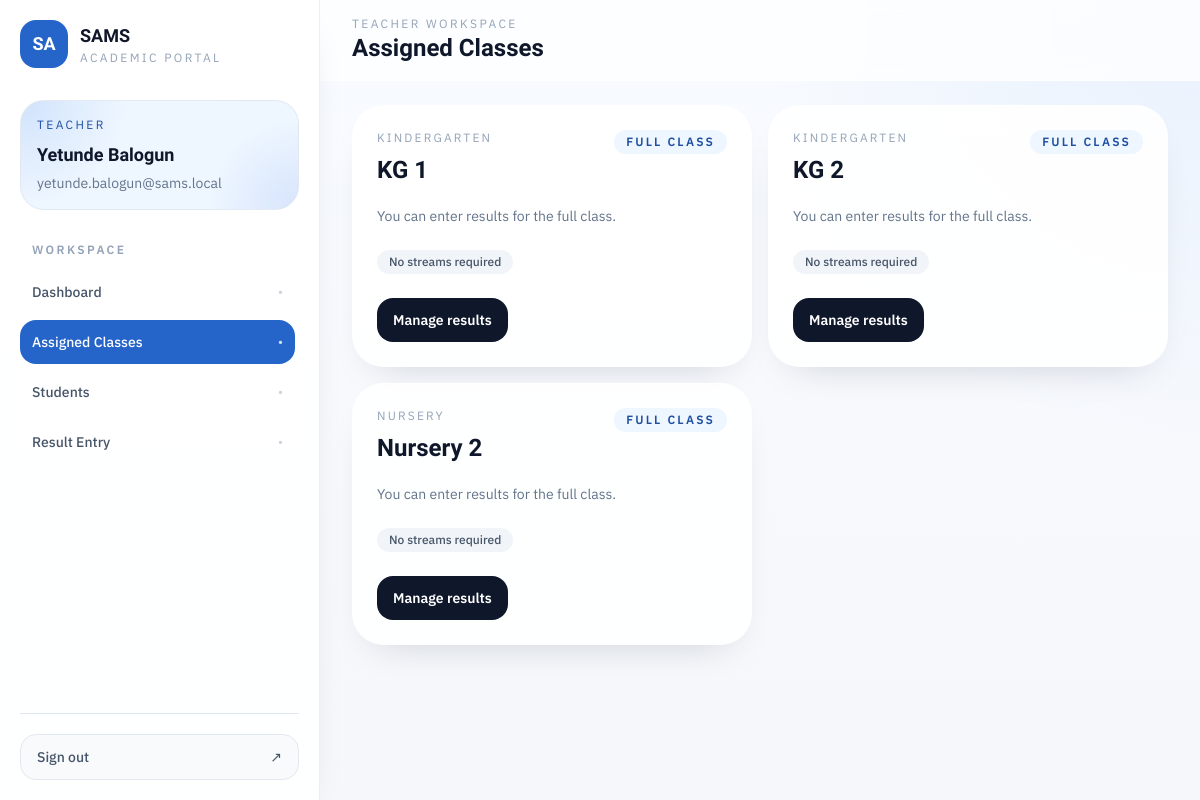
Page /teacher/classes (signed in) on the committed database.
### app/models/user.py (models this page shows, shortened)
class User(UserMixin, db.Model):
    __tablename__ = "users"
    id = db.Column(db.Integer, primary_key=True)
    username = db.Column(db.String(80), unique=True, nullable=False, index=True)
    full_name = db.Column(db.String(150), nullable=False)
    email = db.Column(db.String(255), unique=True, nullable=False, index=True)
    password_hash = db.Column(db.String(255), nullable=False)
    role = db.Column(db.String(20), nullable=False, index=True)
    is_active = db.Column(db.Boolean, nullable=False, default=True)
    created_at = db.Column(
        db.DateTime, nullable=False, default=lambda: datetime.now(timezone.utc)
    )
    student_profile = db.relationship(
        "Student", back_populates="user", uselist=False, lazy="select"
    )
    teacher_profile = db.relationship(
        "Teacher", back_populates="user", uselist=False, lazy="select"
    )
    uploaded_results = db.relationship(
        "Result",
        back_populates="uploaded_by_user",
        foreign_keys="Result.uploaded_by_user_id",
        lazy="dynamic",
    )
    overridden_results = db.relationship(
        "Result",
        back_populates="overridden_by_user",
        foreign_keys="Result.overridden_by_user_id",
        lazy="dynamic",
    )
    __table_args__ = (
        db.CheckConstraint(
            "role IN ('admin', 'teacher', 'student')", name="ck_users_role"
        ),
    )

### app/models/class_.py (models this page shows, shortened)
class Class(db.Model):
    __tablename__ = "classes"
    id = db.Column(db.Integer, primary_key=True)
    name = db.Column(db.String(50), nullable=False)
    level = db.Column(db.String(20), nullable=False, index=True)
    session_id = db.Column(db.Integer, db.ForeignKey("sessions.id"), nullable=False)
    arm = db.Column(db.String(10), nullable=True)
    show_position = db.Column(db.Boolean, nullable=False, default=False)
    is_active = db.Column(db.Boolean, nullable=False, default=True)
    assessment_schema = db.Column(db.JSON, nullable=True)
    session = db.relationship("Session", back_populates="classes")
    streams = db.relationship(
        "Stream", back_populates="class_", cascade="all, delete-orphan", lazy="selectin"
    )
    students = db.relationship("Student", back_populates="class_", lazy="dynamic")
    class_subjects = db.relationship(
        "ClassSubject",
        back_populates="class_",
        cascade="all, delete-orphan",
        lazy="dynamic",
    )
    teacher_assignments = db.relationship(
        "ClassTeacherMap",
        back_populates="class_",
        cascade="all, delete-orphan",
        lazy="dynamic",
    )
    results = db.relationship("Result", back_populates="class_", lazy="dynamic")
    __table_args__ = (
        db.UniqueConstraint("session_id", "name", "arm", name="uq_classes_session_name_arm"),
        db.CheckConstraint(
            "level IN ('kindergarten', 'nursery', 'primary', 'secondary')",
            name="ck_classes_level",
        ),
    )

### app/routes/teacher.py (the view)
@teacher_bp.route("/classes")
@login_required
@role_required("teacher")
def classes():
    teacher = _current_teacher()
    assigned_classes = _teacher_classes(teacher)
    class_scopes = []
    for class_ in assigned_classes:
        streams = _accessible_streams(teacher, class_)
        class_scopes.append(
            {
                "class": class_,
                "streams": streams,
                "has_stream_scope": class_.level == Level.SECONDARY,
            }
        )
    return render_template(
        "teacher/classes.html",
        teacher=teacher,
        class_scopes=class_scopes,
    )

### app/routes/teacher.py (called while the page is built)
def _current_teacher() -> Teacher:
    teacher = current_user.teacher_profile
    if teacher is None:
        abort(403)
    return teacher

def _teacher_classes(teacher: Teacher) -> list[Class]:
    return (
        Class.query.join(ClassTeacherMap)
        .filter(ClassTeacherMap.teacher_id == teacher.id, Class.is_active.is_(True))
        .order_by(Class.name.asc())
        .distinct()
        .all()
    )

def _accessible_streams(teacher: Teacher, class_: Class | None) -> list[Stream]:
    if class_ is None or class_.level != Level.SECONDARY:
        return []
    return (
        Stream.query.filter_by(class_id=class_.id, is_active=True)
        .order_by(Stream.name.asc())
        .all()
    )

### app/templates/teacher/classes.html (shortened to what this page needs)
{% extends "layouts/app_shell.html" %}
{% block page_eyebrow %}Teacher Workspace{% endblock %}
{% block page_title %}Assigned Classes{% endblock %}
{% block shell_content %}
<section class="grid gap-4 lg:grid-cols-2 xl:grid-cols-3">
  {% for item in class_scopes %}
    <article class="rounded-[2rem] border border-white/80 bg-white/90 p-6 shadow-soft">
      <div class="flex items-start justify-between gap-4">
        <div>
          <p class="text-xs uppercase tracking-[0.18em] text-slate-400">{{ item.class.level|title }}</p>
          <h2 class="mt-2 font-display text-2xl font-bold text-slateink">{{ item.class.name }}</h2>
        </div>
        <span class="rounded-full bg-brand-50 px-3 py-1 text-xs font-semibold uppercase tracking-[0.18em] text-brand-700">
          {% if item.has_stream_scope %}Secondary class{% else %}Full class{% endif %}
        </span>
      </div>
      <p class="mt-4 text-sm leading-7 text-slate-500">
        {% if item.has_stream_scope %}
          You can work across every stream in this secondary class.
        {% else %}
          You can enter results for the full class.
        {% endif %}
      </p>
      <div class="mt-5 flex flex-wrap gap-2">
        {% if item.streams %}
          {% for stream in item.streams %}
            <span class="rounded-full bg-slate-100 px-3 py-1 text-xs font-medium text-slate-600">{{ stream.name }}</span>
          {% endfor %}
        {% else %}
          <span class="rounded-full bg-slate-100 px-3 py-1 text-xs font-medium text-slate-600">No streams required</span>
        {% endif %}
      </div>
      <div class="mt-6">
        <a href="{{ url_for('teacher.upload_results', class_id=item.class.id) }}" class="inline-flex rounded-2xl bg-slateink px-4 py-3 text-sm font-semibold text-white transition hover:bg-brand-700">Manage results</a>
      </div>
    </article>
  {% endfor %}
</section>
{% endblock %}

### app/templates/layouts/app_shell.html (shortened to what this page needs)
{% extends "base.html" %}
{% set endpoint = request.endpoint or "" %}
{% set nav_groups = [] %}
{% if current_user.is_authenticated and current_user.role == 'admin' %}
  {% set nav_groups = [
    {'label': 'Overview', 'items': [
      {'title': 'Dashboard', 'endpoint': 'admin.dashboard', 'href': url_for('admin.dashboard')},
      {'title': 'Teachers', 'endpoint': 'admin.teachers', 'href': url_for('admin.teachers')},
      {'title': 'Students', 'endpoint': 'admin.students', 'href': url_for('admin.students')},
      {'title': 'Structure', 'endpoint': 'admin.classes', 'href': url_for('admin.classes')},
      {'title': 'Sessions', 'endpoint': 'admin.sessions', 'href': url_for('admin.sessions')},
      {'title': 'Results', 'endpoint': 'admin.results', 'href': url_for('admin.results')},
    ]}
  ] %}
{% elif current_user.is_authenticated and current_user.role == 'teacher' %}
  {% set nav_groups = [
    {'label': 'Workspace', 'items': [
      {'title': 'Dashboard', 'endpoint': 'teacher.dashboard', 'href': url_for('teacher.dashboard')},
      {'title': 'Assigned Classes', 'endpoint': 'teacher.classes', 'href': url_for('teacher.classes')},
      {'title': 'Students', 'endpoint': 'teacher.students', 'href': url_for('teacher.students')},
      {'title': 'Result Entry', 'endpoint': 'teacher.upload_results', 'href': url_for('teacher.upload_results')},
    ]}
  ] %}
{% elif current_user.is_authenticated and current_user.role == 'student' %}
  {% set nav_groups = [
    {'label': 'Student', 'items': [
      {'title': 'Dashboard', 'endpoint': 'student.dashboard', 'href': url_for('student.dashboard')},
      {'title': 'My Results', 'endpoint': 'student.results', 'href': url_for('student.results')},
      {'title': 'Report Card', 'endpoint': 'student.report_card', 'href': url_for('student.report_card')},
    ]}
  ] %}
{% endif %}
{% block body %}
<div class="min-h-screen lg:flex">
  <aside class="fixed inset-y-0 left-0 z-50 flex w-80 -translate-x-full flex-col border-r border-slate-200/70 bg-white/90 px-5 py-5 shadow-soft backdrop-blur transition duration-300 lg:sticky lg:top-0 lg:h-screen lg:translate-x-0" data-sidebar>
    <div class="flex items-center justify-between">
      <a href="{{ url_for(endpoint.split('.')[0] ~ '.dashboard') if endpoint else url_for('auth.login') }}" class="flex items-center gap-3">
        <div class="flex h-12 w-12 items-center justify-center rounded-2xl bg-brand-600 text-lg font-display font-bold text-white shadow-soft">SA</div>
        <div>
          <p class="font-display text-lg font-bold text-slateink">SAMS</p>
          <p class="text-xs uppercase tracking-[0.2em] text-slate-400">Academic Portal</p>
        </div>
      </a>
    </div>
    <div class="mt-8 rounded-3xl border border-slate-200/80 bg-mesh-glow bg-brand-50 px-4 py-4">
      <p class="text-xs uppercase tracking-[0.2em] text-brand-700">{{ current_user.role|title }}</p>
      <h2 class="mt-2 font-display text-lg font-bold text-slateink">{{ current_user.full_name }}</h2>
      <p class="mt-1 text-sm text-slate-500">{{ current_user.email }}</p>
    </div>
    <nav class="mt-8 flex-1 space-y-7 overflow-y-auto pr-1">
      {% for group in nav_groups %}
        <div>
          <p class="mb-3 px-3 text-xs font-semibold uppercase tracking-[0.2em] text-slate-400">{{ group["label"] }}</p>
          <div class="space-y-1.5">
            {% for item in group["items"] %}
              {% set active = endpoint == item.endpoint %}
              <a href="{{ item.href }}" class="group flex items-center justify-between rounded-2xl px-3 py-3 text-sm font-medium transition
                {% if active %}
                  bg-brand-600 text-white shadow-soft
                {% else %}
                  text-slate-600 hover:bg-slate-100 hover:text-slateink
                {% endif %}
              ">
                <span>{{ item.title }}</span>
                <span class="text-xs {% if active %}text-white/80{% else %}text-slate-300 group-hover:text-slate-500{% endif %}">•</span>
              </a>
            {% endfor %}
          </div>
        </div>
      {% endfor %}
    </nav>
    <div class="border-t border-slate-200 pt-5">
      <a href="{{ url_for('auth.logout') }}" class="flex items-center justify-between rounded-2xl border border-slate-200 bg-slate-50 px-4 py-3 text-sm font-medium text-slate-600 transition hover:border-brand-200 hover:bg-brand-50 hover:text-brand-700">
        <span>Sign out</span>
        <span>↗</span>
      </a>
    </div>
  </aside>
  <div class="min-w-0 flex-1">
    <header class="sticky top-0 z-30 border-b border-white/60 bg-white/75 backdrop-blur">
      <div class="mx-auto flex max-w-7xl items-center justify-between gap-4 px-4 py-4 sm:px-6 lg:px-8">
        <div class="flex items-center gap-3">
          <div>
            <p class="text-xs uppercase tracking-[0.2em] text-slate-400">{% block page_eyebrow %}Workspace{% endblock %}</p>
            <h1 class="font-display text-2xl font-bold text-slateink">{% block page_title %}Dashboard{% endblock %}</h1>
          </div>
        </div>
      </div>
    </header>
    <main class="mx-auto max-w-7xl px-4 py-6 sm:px-6 lg:px-8">
      {% block shell_content %}{% endblock %}
    </main>
  </div>
</div>
{% endblock %}

### rows in the picture
User: role "TEACHER", full_name "Yetunde Balogun", email "yetunde.balogun@sams.local"
Class: class.level "KINDERGARTEN", class.name "KG 1"
Class: class.level "KINDERGARTEN", class.name "KG 2"
Class: class.level "NURSERY", class.name "Nursery 2"

### other values in the picture
{{ group["label"] }} "WORKSPACE"
{{ item.title }} "Dashboard" "Assigned Classes" "Students" "Result Entry"
